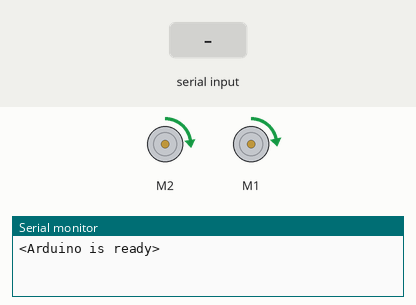
This sketch was run on a simulated Arduino Uno, built with avr-gcc and run on an emulated ATmega328P. Shown: 2 × DC motor (green arrow = forward, orange = backward, longer = faster), the last lines printed to the serial monitor. The test bench sets the inputs (shaded band).

Above: at 1.2 s.
1.3 s: "s\n" received over Serial
At 2.0 s:
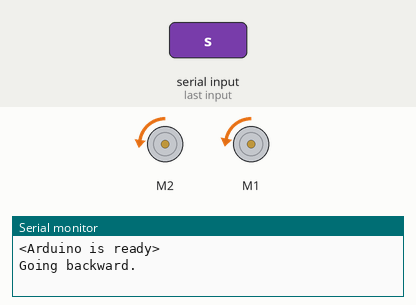
2.8 s: "90,45\n" received over Serial
At 3.3 s:
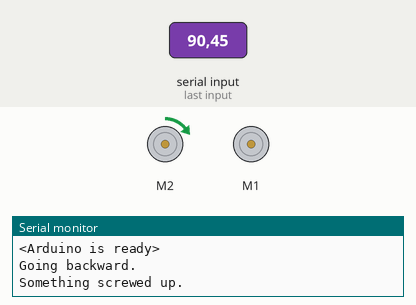
4.3 s: "G\n" received over Serial
5.8 s: "m90\n" received over Serial
At 6.7 s:
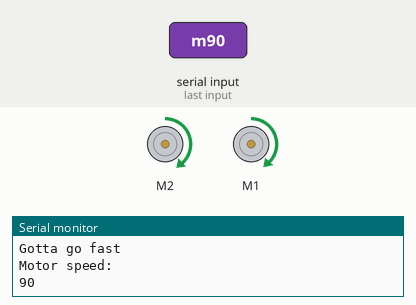
7.3 s: "S\n" received over Serial
At 7.8 s:
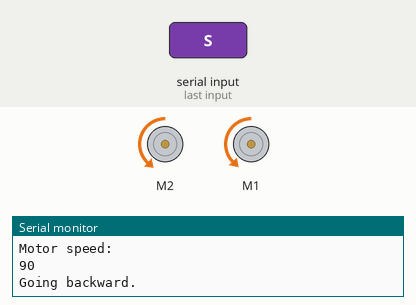
8.8 s: "30,150\n" received over Serial
At 9.1 s:
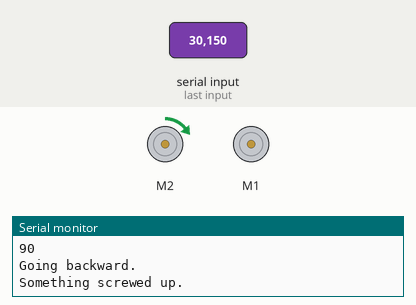
Timing chart, 0 to 11.3 s (numbered marks = the images above; inputs shaded):
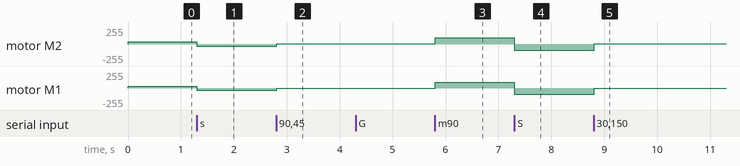

The sketch:

Agnes.ino
```cpp
#include <Wire.h>
#include <Adafruit_MotorShield.h>
Adafruit_MotorShield AFMS = Adafruit_MotorShield();
Adafruit_DCMotor *rightMotor = AFMS.getMotor(2); // Right Motor
Adafruit_DCMotor *leftMotor = AFMS.getMotor(1); // Left Motor

// initialize variable for the motor speed
int Mspeed = 30;

// initialize variable for determining whether to accept new data or not
boolean newData = false;

// Motor Speed | Motor override (stop) | Direction
int cvals[3] = {30, 0, 0};

// Serial Input Work
const byte numChars = 32;
char caseData = 'p';
char inputData[numChars]; // an array to store the received data


void setup() {
  AFMS.begin();
  Serial.begin(9600);
  Serial.println("<Arduino is ready>");
}


void loop() {
  // Read Serial input, if any
  recvWithEndMarker();
  parseNewData();

  // If override, set motor speed to 0
  if (cvals[1] == 1) {
    Mspeed = 0;
  }
  else {
    Mspeed = cvals[0];
  }

  // move the robot
  setMotorSpeed(Mspeed, Mspeed);

  // If Direction == 0, go forward. Else backward.
  if (cvals[2] == 0) {
    forwardMotion();
  }
  else {
    backwardMotion();
  }
}

/// set motor speeds with the parameter
void setMotorSpeed(int RMspeed, int LMspeed) {
  rightMotor->setSpeed(RMspeed+3);
  leftMotor->setSpeed(LMspeed);
}

void forwardMotion() {
  rightMotor->run(FORWARD);
  leftMotor->run(FORWARD);
}

void backwardMotion() {
  rightMotor->run(BACKWARD);
  leftMotor->run(BACKWARD);
}

void turnRight(int t) {
  rightMotor->run(BACKWARD);
  leftMotor->run(FORWARD);
  delay(t);
}

void turnLeft(int t){
  rightMotor->run(FORWARD);
  leftMotor->run(BACKWARD);
  delay(t);
}

/// read all the data from serial input until a new line appears
void recvWithEndMarker() {
  static byte ndx = 0;
  char endMarker = '\n';
  char rc;
  while (Serial.available() > 0 && newData == false) {
    rc = Serial.read();
    if (rc != endMarker) {
      if (ndx == 0) {
        caseData = rc;
      }
      else {
        inputData[ndx - 1] = rc;
      }
      ndx++;
      if (ndx > numChars) {
        ndx = numChars - 1;
      }
    }
    else {
      inputData[ndx - 1] = '\0'; // terminate the string
      ndx = 0;
      newData = true;
    }
  }
}


/// uses serial connection to change the motor speed and right/left sensor threshold and stop/go
void parseNewData() {
  if (newData == true) {
    int zoomy = atoi(inputData);
    newData = false;

    switch (caseData) {
      case 'm': case 'M': // change motor speed
        Serial.println("Motor speed:");
        Serial.println(zoomy);
        cvals[0] = zoomy;
        break;
      case 'x': case 'X': // change left sensor threshold
        Serial.println("Stop time.");
        cvals[1] = 1;
      case 'g': case 'G': // move the robot
        Serial.println("Gotta go fast");
        cvals[1] = 0;
        break;
      case 'w': case 'W': // Go forward
        Serial.println("Going forward.");
        cvals[2] = 0;
        break;
      case 's': case 'S': // Go backward
        Serial.println("Going backward.");
        cvals[2] = 1;
        break;
      case 'a': case 'A': // Turn left
        Serial.print("Turning left for ");
        Serial.print(zoomy);
        Serial.println(" ms.");
        turnLeft(zoomy);
        break;
      case 'd': case 'D': // Turn right
        Serial.print("Turning right for ");
        Serial.print(zoomy);
        Serial.println(" ms.");
        turnRight(zoomy);
        break;
      default:  // in case of error, stop the robot, set motor speed to 0
        Serial.println("Something screwed up.");
        cvals[0] = 0;
        cvals[1] = 1;
        cvals[2] = 0;
        break;
    }
  }
}


/// print the IR sensor output values for testing
void printSensorOutput(int RSvalue, int LSvalue) {
  Serial.print("Right Value: ");
  Serial.print(RSvalue);
  Serial.print (" | Left Value: ");
  Serial.println(LSvalue);
}
```

Measured:
- after the input at 1.3 s, motor M2: forward 33/255 → backward 33/255 at once; motor M1: forward 30/255 → backward 30/255 at once
- after the input at 2.8 s, motor M2: backward 33/255 → forward 3/255 at once; motor M1: backward 30/255 → stopped at once
- after the input at 5.8 s, motor M2: forward 3/255 → forward 93/255 at once; motor M1: stopped → forward 90/255 at once
- after the input at 7.3 s, motor M2: forward 93/255 → backward 93/255 at once; motor M1: forward 90/255 → backward 90/255 at once
- after the input at 8.8 s, motor M2: backward 93/255 → forward 3/255 at once; motor M1: backward 90/255 → stopped at once
